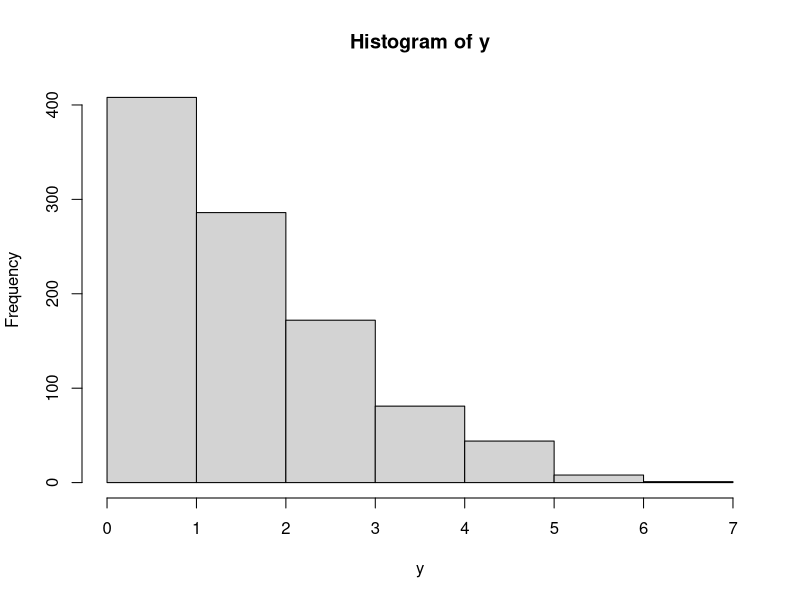
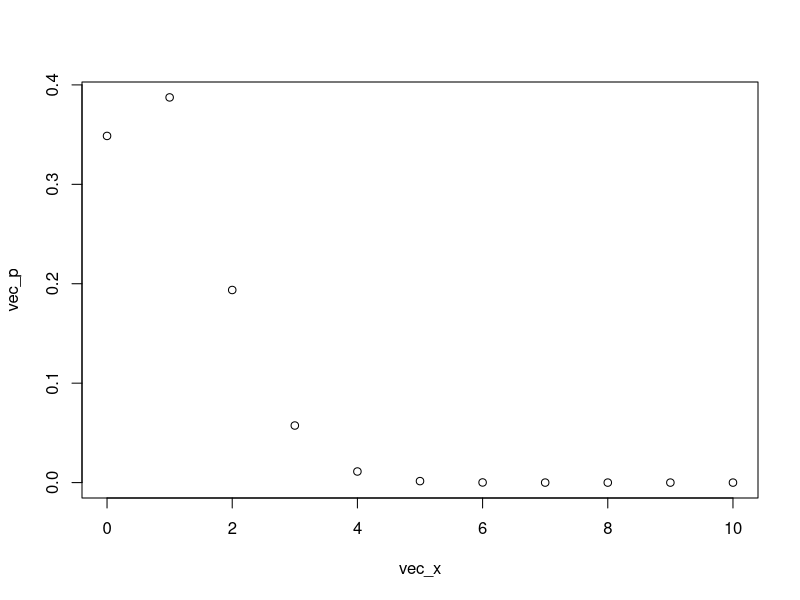
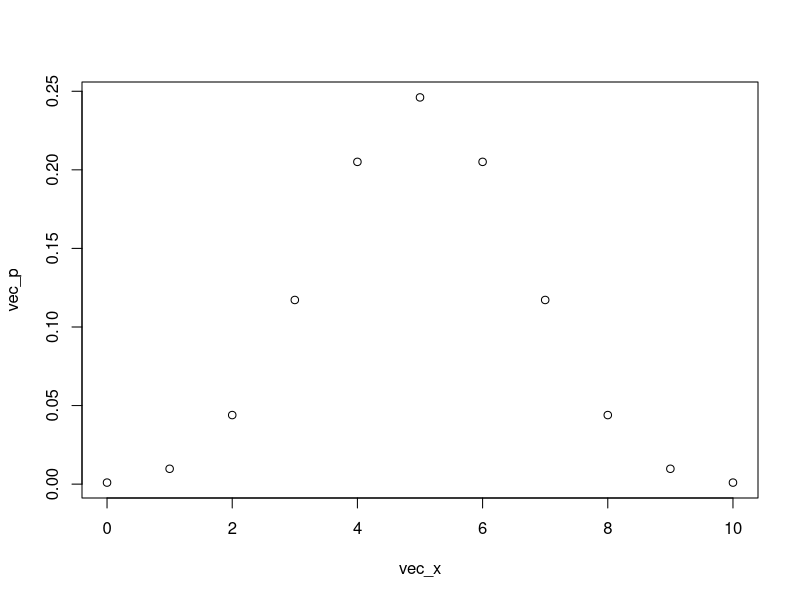
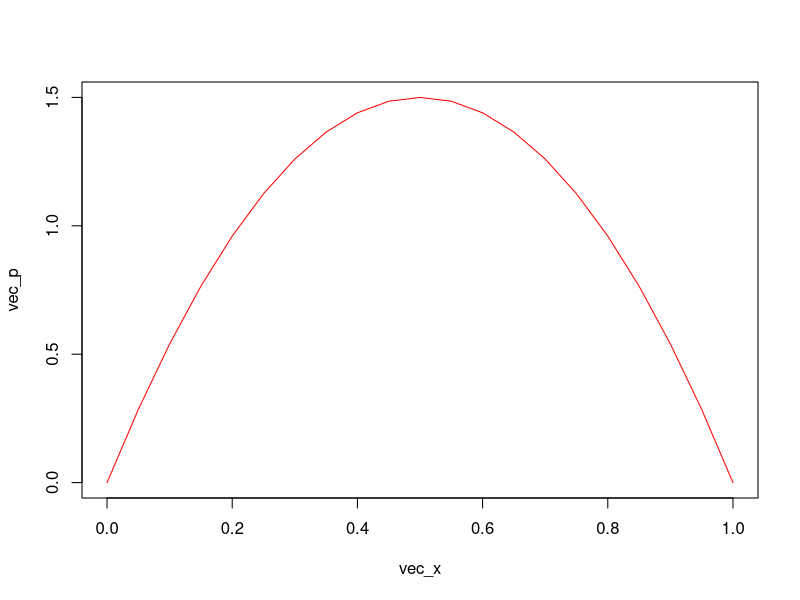
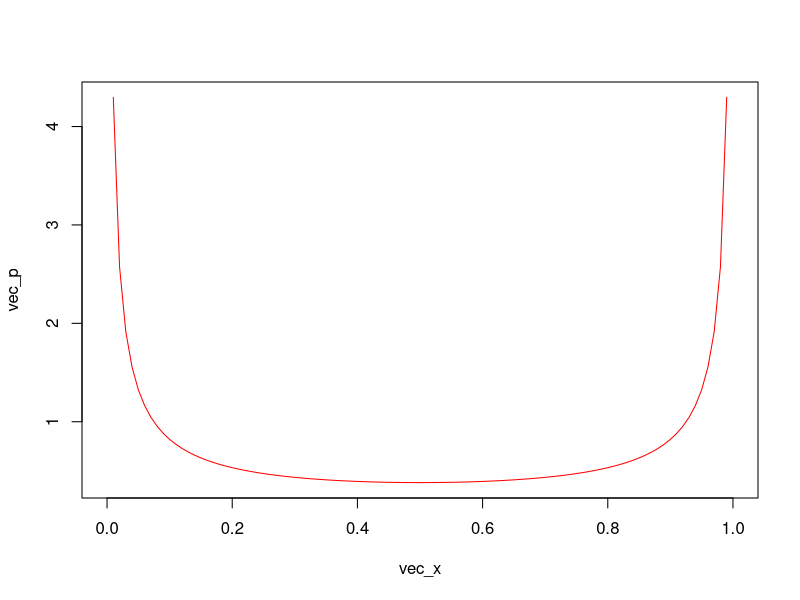
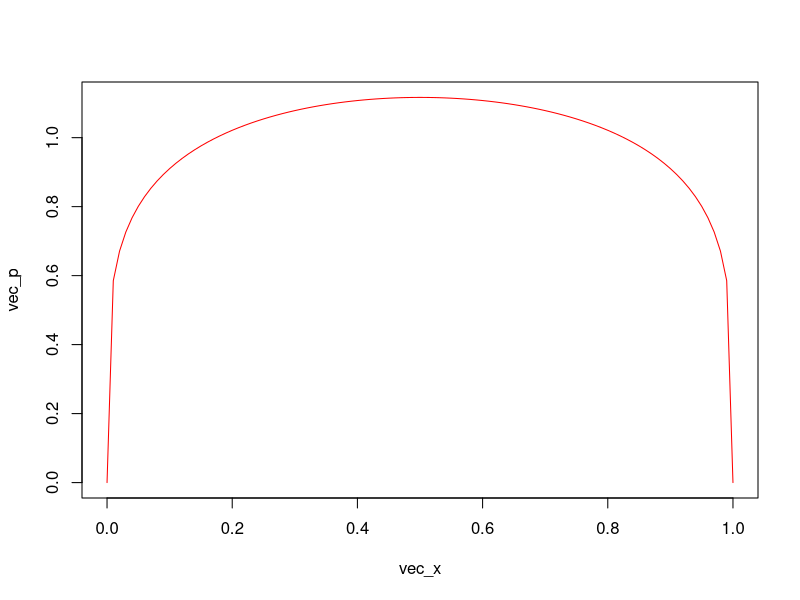

Write R code to recreate these figures, in order.
## ---- chunk 1
#| warning: false
# Packages
library(tidyverse)
library(knitr)
## ---- chunk 2
y <- rpois(n = 1000, lambda = 2)
range(y)
hist(y, breaks = c(0:max(y)))
dpois(4, lambda = 2)
## ---- chunk 3
vec_x <- seq(0, 10, by = 1)
vec_p <- dbinom(x = vec_x, size = 10, prob = 0.1)
plot(vec_x, vec_p)
# 1 individual is most likely to survive
vec_p <- dbinom(x = vec_x, size = 10, prob = 0.5)
plot(vec_x, vec_p)
## ---- chunk 4
# ?beta
# E[X] = alpha / (alpha + beta)
# shape1 = alpha, shape2 = beta
vec_x <- seq(0, 1, by = 0.05)
vec_x
vec_p <- dbeta(vec_x, shape1 = 2, shape2 = 2)
plot(vec_x, vec_p, type = "l", col = "red")
## ---- chunk 5
vec_x <- seq(0, 1, by = 0.01)
vec_x
vec_p <- dbeta(vec_x, shape1 = 1/4, shape2 = 1/4)
plot(vec_x, vec_p, type = "l", col = "red")
## ---- chunk 6
vec_x <- seq(0, 1, by = 0.01)
vec_x
vec_p <- dbeta(vec_x, shape1 = 1.2, shape2 = 1.2)
plot(vec_x, vec_p, type = "l", col = "red")
## ---- chunk 7
# a
lambda <- 33; n <- 10000
y <- rpois(n, lambda)
mean(y); var(y); quantile (y, c(0.025, 0.975))

# b
ppois(q = 6, lambda = 4, lower.tail = TRUE)

# c
dbinom(x = 3, size = 5, prob = 0.3)

# d
pnorm(q = 1.5) - pnorm(q = -1.5)

# e
# shape = k, scale = theta
qgamma(p = 0.8, shape = 2, scale = 1)
